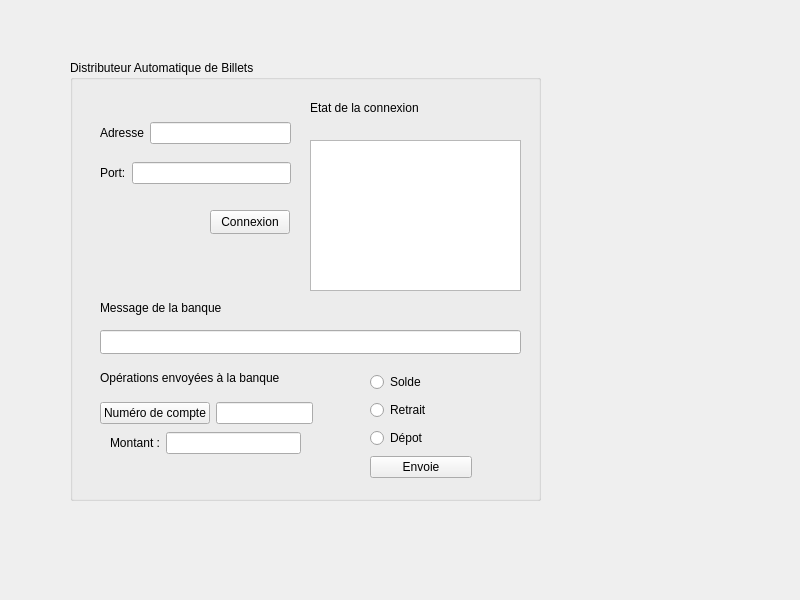
<?xml version="1.0" encoding="UTF-8"?>
<ui version="4.0">
 <class>Widget</class>
 <widget class="QWidget" name="Widget">
  <property name="geometry">
   <rect>
    <x>0</x>
    <y>0</y>
    <width>800</width>
    <height>600</height>
   </rect>
  </property>
  <property name="windowTitle">
   <string>Widget</string>
  </property>
  <widget class="QGroupBox" name="groupBox">
   <property name="geometry">
    <rect>
     <x>70</x>
     <y>60</y>
     <width>471</width>
     <height>441</height>
    </rect>
   </property>
   <property name="title">
    <string>Distributeur Automatique de Billets</string>
   </property>
   <widget class="QPushButton" name="pushButton_Connexion">
    <property name="geometry">
     <rect>
      <x>140</x>
      <y>150</y>
      <width>80</width>
      <height>24</height>
     </rect>
    </property>
    <property name="text">
     <string>Connexion</string>
    </property>
   </widget>
   <widget class="QLabel" name="label_3">
    <property name="geometry">
     <rect>
      <x>240</x>
      <y>40</y>
      <width>120</width>
      <height>16</height>
     </rect>
    </property>
    <property name="text">
     <string>Etat de la connexion</string>
    </property>
   </widget>
   <widget class="QTextEdit" name="textEdit_EtatConnexion">
    <property name="geometry">
     <rect>
      <x>240</x>
      <y>80</y>
      <width>211</width>
      <height>151</height>
     </rect>
    </property>
   </widget>
   <widget class="QLabel" name="label_4">
    <property name="geometry">
     <rect>
      <x>30</x>
      <y>240</y>
      <width>131</width>
      <height>16</height>
     </rect>
    </property>
    <property name="text">
     <string>Message de la banque</string>
    </property>
   </widget>
   <widget class="QLineEdit" name="lineEdit_MessageBanque">
    <property name="geometry">
     <rect>
      <x>30</x>
      <y>270</y>
      <width>421</width>
      <height>24</height>
     </rect>
    </property>
   </widget>
   <widget class="QLabel" name="label_5">
    <property name="geometry">
     <rect>
      <x>30</x>
      <y>310</y>
      <width>195</width>
      <height>16</height>
     </rect>
    </property>
    <property name="text">
     <string>Opérations envoyées à la banque</string>
    </property>
   </widget>
   <widget class="QWidget" name="">
    <property name="geometry">
     <rect>
      <x>30</x>
      <y>100</y>
      <width>191</width>
      <height>26</height>
     </rect>
    </property>
    <layout class="QHBoxLayout" name="horizontalLayout">
     <item>
      <widget class="QLabel" name="label_2">
       <property name="text">
        <string>Port:</string>
       </property>
      </widget>
     </item>
     <item>
      <widget class="QLineEdit" name="lineEdit_Port"/>
     </item>
    </layout>
   </widget>
   <widget class="QWidget" name="">
    <property name="geometry">
     <rect>
      <x>30</x>
      <y>60</y>
      <width>191</width>
      <height>26</height>
     </rect>
    </property>
    <layout class="QHBoxLayout" name="horizontalLayout_2">
     <item>
      <widget class="QLabel" name="label">
       <property name="text">
        <string>Adresse</string>
       </property>
      </widget>
     </item>
     <item>
      <widget class="QLineEdit" name="lineEdit_Adresse"/>
     </item>
    </layout>
   </widget>
   <widget class="QWidget" name="">
    <property name="geometry">
     <rect>
      <x>30</x>
      <y>340</y>
      <width>213</width>
      <height>26</height>
     </rect>
    </property>
    <layout class="QHBoxLayout" name="horizontalLayout_4">
     <item>
      <widget class="QPushButton" name="pushButton_2">
       <property name="text">
        <string>Numéro de compte</string>
       </property>
      </widget>
     </item>
     <item>
      <widget class="QLineEdit" name="lineEdit_NumeroCompte"/>
     </item>
    </layout>
   </widget>
   <widget class="QWidget" name="">
    <property name="geometry">
     <rect>
      <x>40</x>
      <y>370</y>
      <width>191</width>
      <height>26</height>
     </rect>
    </property>
    <layout class="QHBoxLayout" name="horizontalLayout_3">
     <item>
      <widget class="QLabel" name="label_6">
       <property name="text">
        <string>Montant :</string>
       </property>
      </widget>
     </item>
     <item>
      <widget class="QLineEdit" name="lineEdit_Montant"/>
     </item>
    </layout>
   </widget>
   <widget class="QWidget" name="">
    <property name="geometry">
     <rect>
      <x>300</x>
      <y>310</y>
      <width>102</width>
      <height>110</height>
     </rect>
    </property>
    <layout class="QVBoxLayout" name="verticalLayout">
     <item>
      <widget class="QRadioButton" name="radioButton">
       <property name="text">
        <string>Solde</string>
       </property>
      </widget>
     </item>
     <item>
      <widget class="QRadioButton" name="radioButton_2">
       <property name="text">
        <string>Retrait</string>
       </property>
      </widget>
     </item>
     <item>
      <widget class="QRadioButton" name="radioButton_3">
       <property name="text">
        <string>Dépot</string>
       </property>
      </widget>
     </item>
     <item>
      <widget class="QPushButton" name="pushButton_3">
       <property name="text">
        <string>Envoie</string>
       </property>
      </widget>
     </item>
    </layout>
   </widget>
  </widget>
 </widget>
 <resources/>
 <connections/>
</ui>
